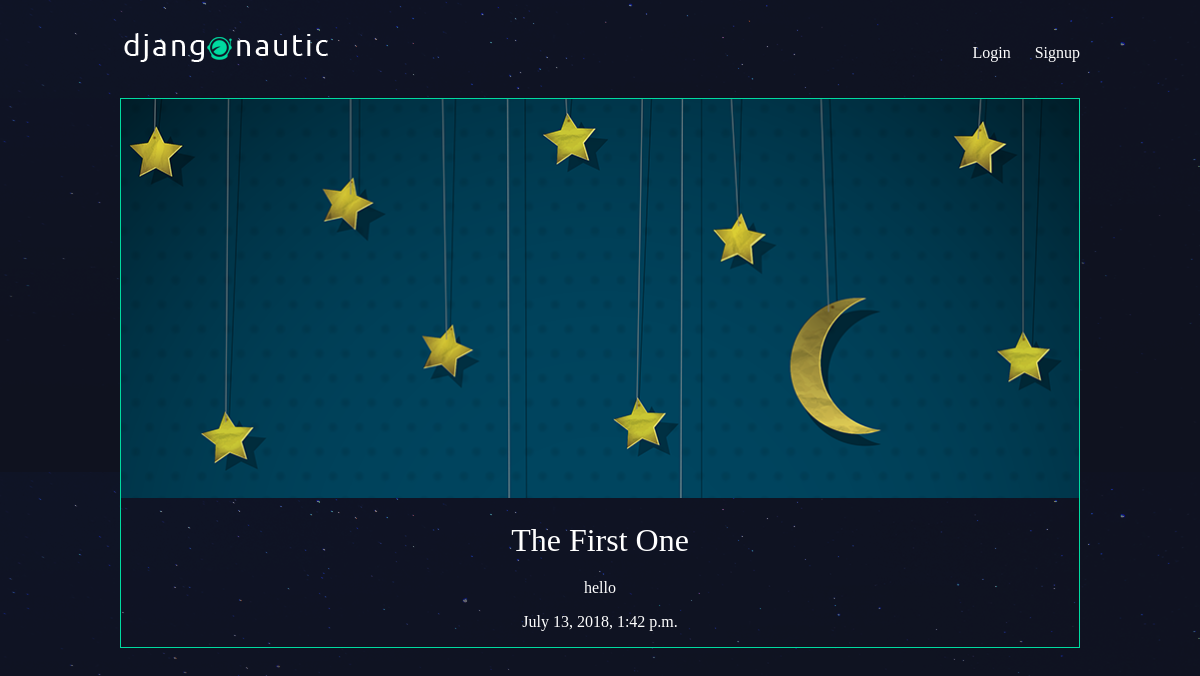
The app's page /articles/the-first-one/ with its own data.
### articles/models.py (models this page shows, shortened)
class Article(models.Model):
    title = models.CharField(max_length=100)
    slug = models.SlugField()
    body = models.TextField()
    date = models.DateTimeField(auto_now_add=True)
    thumb = models.ImageField(default='default.png', blank=True)
    author = models.ForeignKey(User, on_delete=models.CASCADE, default=None)

### articles/views.py (the view)
# urls.py: re_path(r'^(?P<slug>[\w-]+)/$', views.article_detail, name='detail'),
def article_detail(request, slug):
    article = Article.objects.get(slug=slug)
    return render(request, 'articles/article_detail.html', {'article':article})

### articles/templates/articles/article_detail.html
{% extends 'base_layout.html' %}
{% block content %}
    <div class="article-detail">
        <div class="article">
            <img src="{{ article.thumb.url }}" />
            <h2>{{ article.title }}</h2>
            <p>{{ article.body }}</p>
            <p>{{ article.date }}</p>
        </div>
    </div>
{% endblock %}

### assets/styles.css (style rules this page uses)
body { background-color: #0f121f; background-image: url(stars.png); background-repeat-y: no-repeat; color: #fff; }
body * { font-family: Ubuntu; }
h1, h2, h3, h4, h5 { font-weight: normal; margin: 0; }
.article { padding: 10px; border: 1px solid #00dba0; position: relative; padding-bottom: 40px; }
.article h2 { font-size: 1.2em; }
.article-detail .article { padding: 0; }
.article-detail .article img { max-width: 100%; }
.article-detail .article h2 { text-align: center; margin: 20px auto; font-size: 2em; }
.article-detail .article p { text-align: center; }

### records on screen
Article: thumb (picture), title "The First One", body "hello", date "July 13, 2018, 1:42 p.m."
